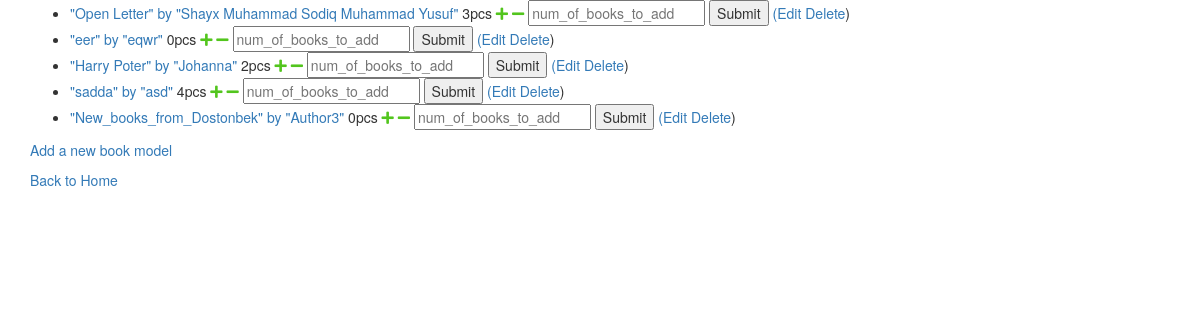
Before: /backend (signed in) with the older database file.
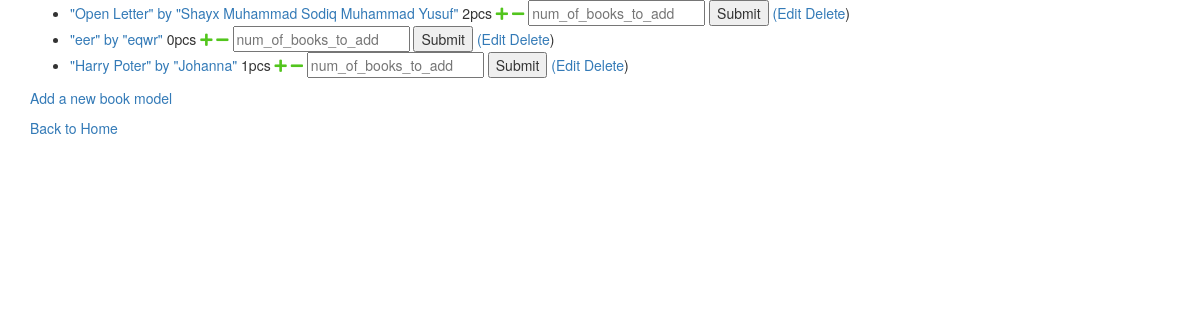
After: the same page with the newer database file.
### backend/models.py (models this page shows, shortened)
class Book_model(models.Model):
    title = models.CharField(
        max_length=64,
        unique=True,
        validators=[
            MinLengthValidator(3)
        ])
    author = models.CharField(max_length=64)
    price = models.PositiveIntegerField()
    genre = models.CharField(max_length=64, choices=genre_options)
    created_at = models.DateTimeField(auto_now_add=True)
    updated_at = models.DateTimeField(auto_now=True)
    def get_quantity(self):
        quantity = len(Book.objects.filter(model=self))
        return quantity
    def __str__(self):
        return '"'+self.title+'" by "'+self.author+'"'

### backend/views.py (the view)
# urls.py: path('', book_model_list.as_view(), name="book_model_list"),
class book_model_list(LoginRequiredMixin, ListView):
    model = Book_model
    fields="__all__"
    success_url =  reverse_lazy('backend:book_model_list')

### backend/templates/backend/book_model_list.html (shortened to what this page needs)
{%extends "base_bootsrap.html" %}
{% block content%}
<div class="container">
        {% if book_model_list %}
        <ul>
             {% for book_model in book_model_list %}
             <div class="row">
             <li><a href="{% url 'backend:book_model_detail' book_model.id %}">{{book_model}} </a>
                <span id="book_model_qty_{{book_model.id}}">{{book_model.get_quantity}}</span>pcs
                 <a href="#"  id="inc_{{book_model.id}}"
                    onclick="
                         inc('{% url 'backend:book_model_inc' book_model.id %}', {{book_model.id}});
                         return false;
                    "
                 >
                <i class="fas fa-plus" id="plus_{{book_model.id}}" style="color: rgb(82, 197, 29)"></i>
                 </a>
                 <a href="#"  id="dec_{{book_model.id}}"
                 onclick="
                      dec('{% url 'backend:book_model_dec' book_model.id %}', {{book_model.id}}); return false;
                 "
                 >
                 <i class="fas fa-minus" id="minus_{{book_model.id}}" style="color: rgb(82, 197, 29)"></i>
                 </a>
                 <input id="num_of_books_{{book_model.id}}" name="num_of_books_to_add" type="number" placeholder="num_of_books_to_add"></input>
                 <input type="submit" onclick="
                    num_of_books_to_add=$('#num_of_books_{{book_model.id}}').val()*1;
                    book_model_id='{{book_model.id}}'*1;
                    console.log(num_of_books_to_add);
                    add_set_of_books(book_model_id, num_of_books_to_add);
                    $('#num_of_books_{{book_model.id}}').val($('#num_of_books_{{book_model.id}}').placeholder);
                    return false;
                 "></input>
                 <a href="{% url 'backend:book_model_update' book_model.id %}">(Edit</a>
                 <a href="{% url 'backend:book_model_delete' book_model.id %}">Delete</a>)
             </li>
            </div>
             {%endfor%}
        </ul>
        {% else %}
           <p class="row">There are no book_models in the library database.</p>
        {% endif %}
            <p class="row">
             <a href="{% url 'backend:book_model_create' %}">Add a new book model</a>
            </p>
            <p class="row">
                <a href="{% url 'home:home' %}">Back to Home</a>
            </p>
        </div>
 {%endblock%}

Changed rows visible on the page:
removed Book_model: title+author "\"sadda\" by \"asd\"", get_quantity "4"
removed Book_model: title+author "\"New_books_from_Dostonbek\" by \"Author3\"", get_quantity "0"
changed Book_model "\"Open Letter\" by \"Shayx Muhammad Sodiq Muhammad Yusuf\"": get_quantity "3" → "2"
computed for Book_model "\"Harry Poter\" by \"Johanna\"": get_quantity "2" → "1"
